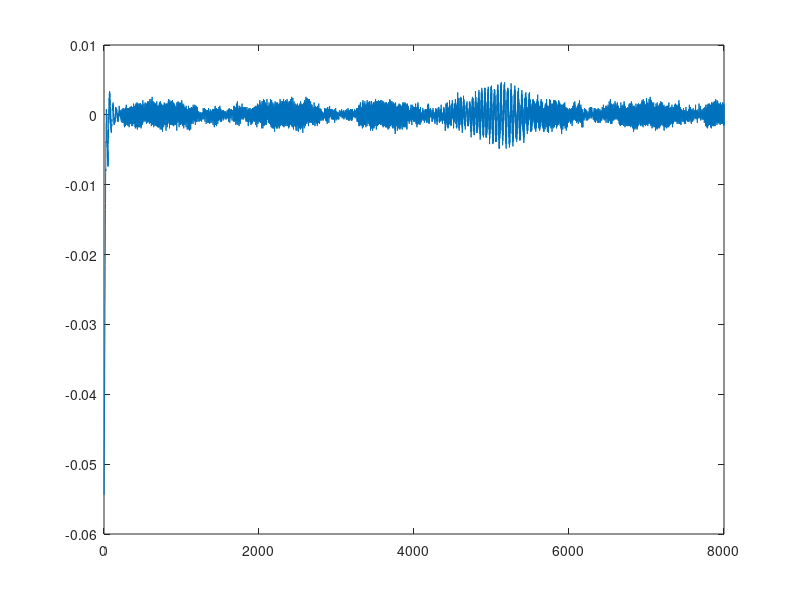

Write the MATLAB code that produced this figure. (Note: this script raises an error after producing the figure.)
clc;
clear all;

load('10.MAT');

figure('Name', 'Time domain');
plot(Sy9 - Sy);     % see trans at the very beginning

figure('Name', 'Freq domain');
plot(db(abs(fft(Sy))), 'o');
hold on;
plot(db(abs(fft(Sy9))), 'o');
legend('Sy', 'Sy9');    % see the leakdge
